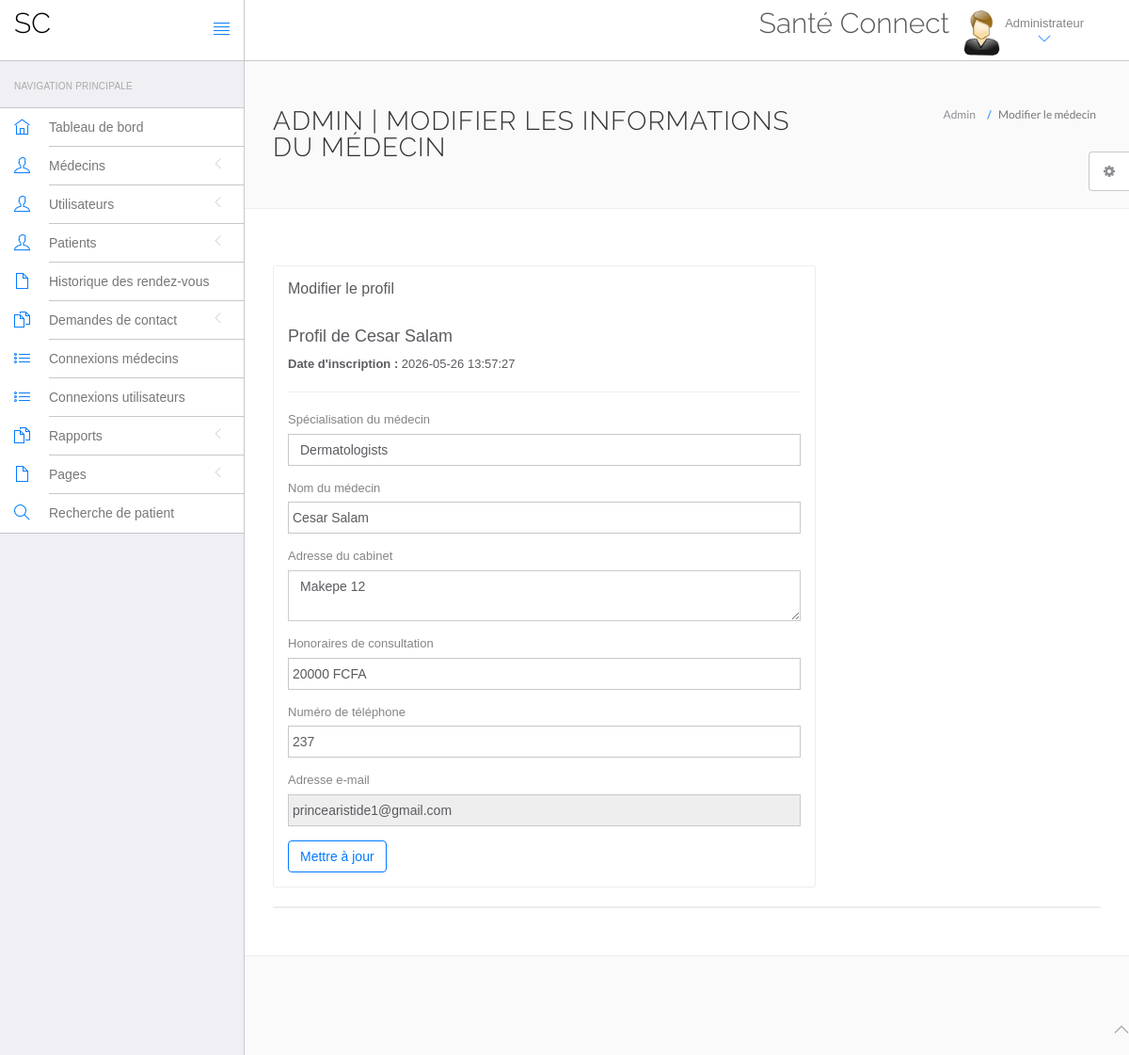
The app's page /hms/admin/edit-doctor.php?id=8 (signed in) with its own data.
### tables this page shows
CREATE TABLE `doctors` (
  `id` int(11) NOT NULL,
  `specilization` varchar(255) DEFAULT NULL,
  `doctorName` varchar(255) DEFAULT NULL,
  `address` longtext DEFAULT NULL,
  `docFees` varchar(255) DEFAULT NULL,
  `contactno` bigint(11) DEFAULT NULL,
  `docEmail` varchar(255) DEFAULT NULL,
  `password` varchar(255) DEFAULT NULL,
  `creationDate` timestamp NULL DEFAULT current_timestamp(),
  `updationDate` timestamp NULL DEFAULT NULL ON UPDATE current_timestamp()
);

### hms/admin/edit-doctor.php (the view, shortened to what this page needs)
<?php
include('include/config.php');
if(strlen($_SESSION['id']==0)) {
 header('location:logout.php');
  } else{
$did=intval($_GET['id']);
?>
<!DOCTYPE html>
<html lang="fr">
    <head>
        <link rel="stylesheet" href="vendor/bootstrap/css/bootstrap.min.css">
        <link rel="stylesheet" href="vendor/fontawesome/css/font-awesome.min.css">
        <link rel="stylesheet" href="vendor/themify-icons/themify-icons.min.css">
        <link href="vendor/animate.css/animate.min.css" rel="stylesheet" media="screen">
        <link href="vendor/perfect-scrollbar/perfect-scrollbar.min.css" rel="stylesheet" media="screen">
        <link href="vendor/switchery/switchery.min.css" rel="stylesheet" media="screen">
        <link href="vendor/bootstrap-touchspin/jquery.bootstrap-touchspin.min.css" rel="stylesheet" media="screen">
        <link href="vendor/select2/select2.min.css" rel="stylesheet" media="screen">
        <link href="vendor/bootstrap-datepicker/bootstrap-datepicker3.standalone.min.css" rel="stylesheet" media="screen">
        <link href="vendor/bootstrap-timepicker/bootstrap-timepicker.min.css" rel="stylesheet" media="screen">
        <link rel="stylesheet" href="assets/css/styles.css">
        <link rel="stylesheet" href="assets/css/plugins.css">
        <link rel="stylesheet" href="assets/css/themes/theme-1.css" id="skin_color" />
    </head>
    <body>
        <div id="app">
<?php include('include/sidebar.php');?>
            <div class="app-content">
                        <?php include('include/header.php');?>
                        <div class="main-content" >
                    <div class="wrap-content container" id="container">
                        <section id="page-title">
                            <div class="row">
                                <div class="col-sm-8">
                                    <h1 class="mainTitle">Admin | Modifier les informations du médecin</h1>
                                                                                    </div>
                                <ol class="breadcrumb">
                                    <li>
                                        <span>Admin</span>
                                    </li>
                                    <li class="active">
                                        <span>Modifier le médecin</span>
                                    </li>
                                </ol>
                            </div>
                        </section>
                        <div class="container-fluid container-fullw bg-white">
                            <div class="row">
                                <div class="col-md-12">
                                    <div class="row margin-top-30">
                                        <div class="col-lg-8 col-md-12">
                                            <div class="panel panel-white">
                                                <div class="panel-heading">
                                                    <h5 class="panel-title">Modifier le profil</h5>
                                                </div>
                                                <div class="panel-body">
                                    <?php $sql=mysqli_query($con,"select * from doctors where id='$did'");
while($data=mysqli_fetch_array($sql))
{
?>
<h4>Profil de <?php echo htmlentities($data['doctorName']);?></h4>
<p><b>Date d'inscription : </b><?php echo htmlentities($data['creationDate']);?></p>
<hr />
                                                    <form role="form" name="adddoc" method="post" onSubmit="return valid();">
                                                        <div class="form-group">
                                                            <label for="DoctorSpecialization">
                                                                Spécialisation du médecin
                                                            </label>
                            <select name="Doctorspecialization" class="form-control" required="required">
                    <option value="<?php echo htmlentities($data['specilization']);?>">
                    <?php echo htmlentities($data['specilization']);?></option>
                                                            </select>
                                                        </div>
<div class="form-group">
                                                            <label for="doctorname">
                                                                 Nom du médecin
                                                            </label>
    <input type="text" name="docname" class="form-control" value="<?php echo htmlentities($data['doctorName']);?>" >
                                                        </div>
<div class="form-group">
                                                            <label for="address">
                                                                 Adresse du cabinet
                                                            </label>
                    <textarea name="clinicaddress" class="form-control"><?php echo htmlentities($data['address']);?></textarea>
                                                        </div>
<div class="form-group">
                                                            <label for="fess">
                                                                 Honoraires de consultation
                                                            </label>
        <input type="text" name="docfees" class="form-control" required="required"  value="<?php echo htmlentities($data['docFees']);?>" >
                                                        </div>
<div class="form-group">
                                    <label for="fess">
                                                                 Numéro de téléphone
                                                            </label>
                    <input type="text" name="doccontact" class="form-control" required="required"  value="<?php echo htmlentities($data['contactno']);?>">
                                                        </div>
<div class="form-group">
                                    <label for="fess">
                                                                 Adresse e-mail
                                                            </label>
                    <input type="email" name="docemail" class="form-control"  readonly="readonly"  value="<?php echo htmlentities($data['docEmail']);?>">
                                                        </div>
                                                        <?php } ?>
                                                        <button type="submit" name="submit" class="btn btn-o btn-primary">
                                                            Mettre à jour
                                                        </button>
                                                    </form>
                                                </div>
                                            </div>
                                        </div>
                                            </div>
                                        </div>
                                    <div class="col-lg-12 col-md-12">
                                            <div class="panel panel-white">
                                            </div>
                                        </div>
                                    </div>
                                </div>
                            </div>
                        </div>
                        </div>
                </div>
            <?php include('include/footer.php');?>
            <?php include('include/setting.php');?>
        </body>
</html>
<?php } ?>

### hms/admin/assets/css/themes/theme-1.css (style rules this page uses)
body { background: #FAFAFA; }

### records on screen
doctors: doctorName "Cesar Salam", creationDate "2026-05-26 13:57:27", Doctorspecialization "Dermatologists", docname "Cesar Salam", clinicaddress "Makepe 12", docfees "20000 FCFA", doccontact "237", docemail "princearistide1@gmail.com"
